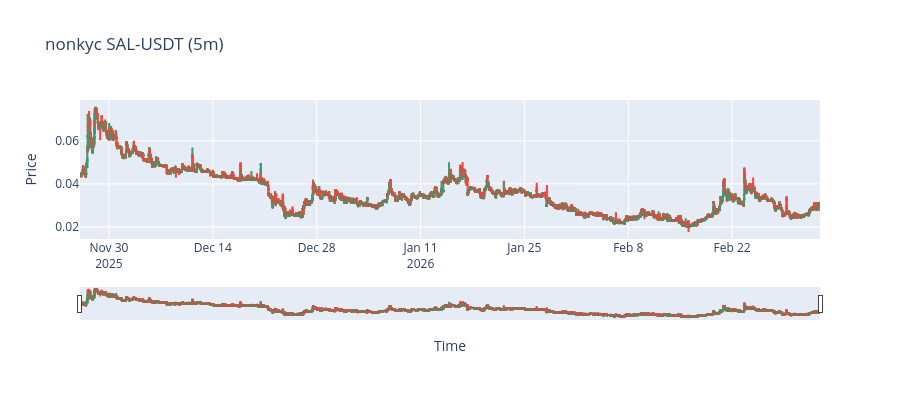

Write notebook code for a chart like this one.
### Code cell
# Quick visual sanity check
try:
    import plotly.graph_objects as go

    fig = go.Figure(data=[go.Candlestick(
        x=candles["timestamp"],
        open=candles["open"],
        high=candles["high"],
        low=candles["low"],
        close=candles["close"],
    )])
    fig.update_layout(
        title=f"{CONNECTOR} {TRADING_PAIR} ({INTERVAL})",
        xaxis_title="Time",
        yaxis_title="Price",
        height=400,
    )
    fig.show()
except ImportError:
    print("(Install plotly for interactive charts: pip install plotly)")
    print(candles[["timestamp", "close"]].describe())

### Figure 1 — Plotly figure (JSON) as saved in the notebook; plotly's stock layout.template omitted (floating-point values rounded to 4 significant figures; data arrays with more than 128 entries replaced by an {"elided": "..."} marker saying what was removed)
{"data": [{"close": {"elided": "28168 float values"}, "high": {"elided": "28168 float values"}, "low": {"elided": "28168 float values"}, "open": {"elided": "28168 float values"}, "type": "candlestick", "x": {"elided": "28168 str values"}}], "layout": {"height": 400, "title": {"text": "nonkyc SAL-USDT (5m)"}, "xaxis": {"title": {"text": "Time"}}, "yaxis": {"title": {"text": "Price"}}}}
